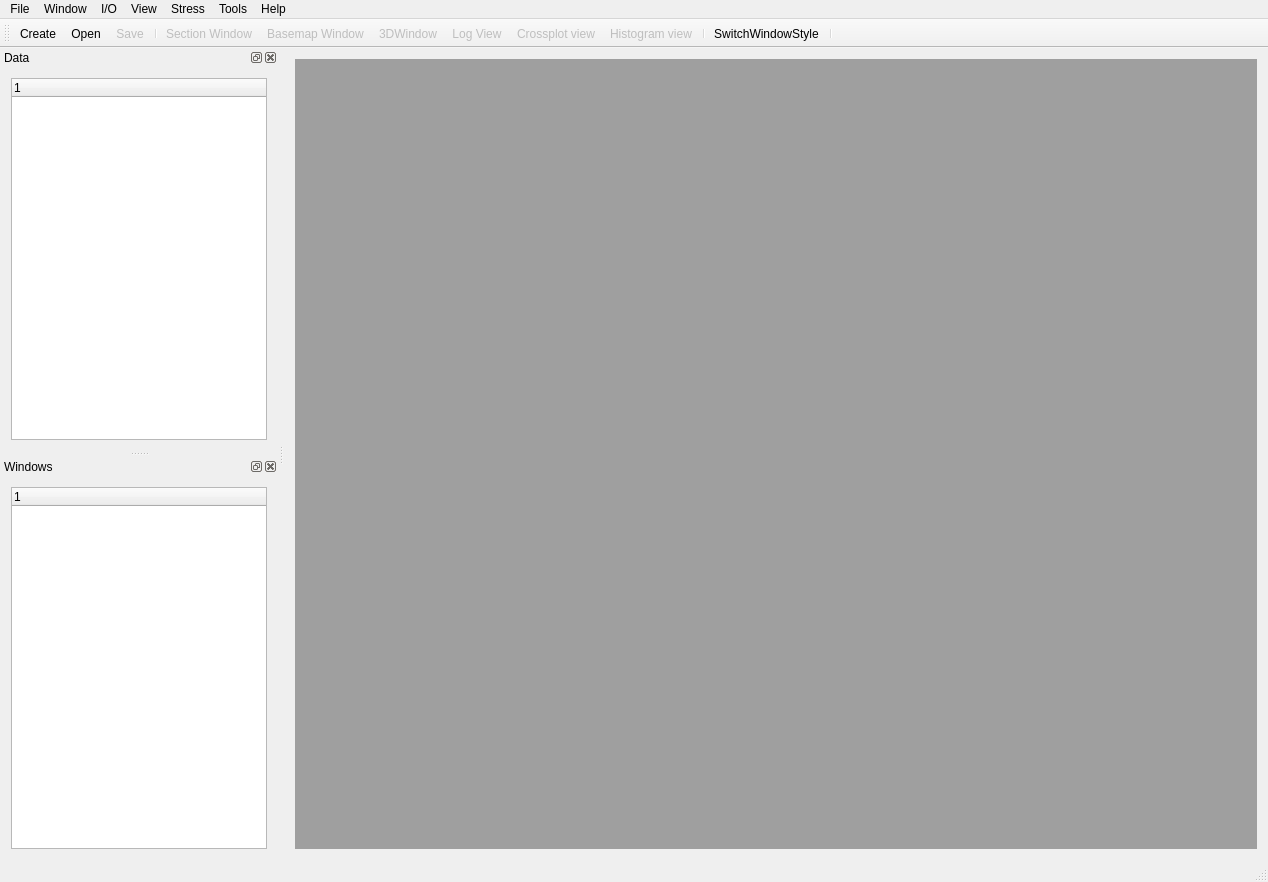
<?xml version="1.0" encoding="UTF-8"?>
<ui version="4.0">
 <class>MainWindowClass</class>
 <widget class="QMainWindow" name="MainWindowClass">
  <property name="geometry">
   <rect>
    <x>0</x>
    <y>0</y>
    <width>1268</width>
    <height>882</height>
   </rect>
  </property>
  <property name="windowTitle">
   <string>XStudio</string>
  </property>
  <widget class="QWidget" name="centralWidget">
   <layout class="QGridLayout" name="gridLayout">
    <item row="0" column="0">
     <widget class="QMdiArea" name="mdiArea"/>
    </item>
   </layout>
  </widget>
  <widget class="QMenuBar" name="menuBar">
   <property name="geometry">
    <rect>
     <x>0</x>
     <y>0</y>
     <width>1268</width>
     <height>21</height>
    </rect>
   </property>
   <property name="sizePolicy">
    <sizepolicy hsizetype="MinimumExpanding" vsizetype="Minimum">
     <horstretch>0</horstretch>
     <verstretch>0</verstretch>
    </sizepolicy>
   </property>
   <widget class="QMenu" name="menuFile">
    <property name="title">
     <string>File</string>
    </property>
    <addaction name="actionNew_Project"/>
    <addaction name="actionOpen_Project"/>
    <addaction name="actionSave_Project"/>
    <addaction name="actionProject_Properties"/>
    <addaction name="separator"/>
    <addaction name="actionExit"/>
   </widget>
   <widget class="QMenu" name="menuWindow">
    <property name="title">
     <string>View</string>
    </property>
    <addaction name="actionLog_View"/>
    <addaction name="actionCrossplot_view"/>
    <addaction name="actionHistogram_Window"/>
    <addaction name="action3DWindow"/>
    <addaction name="actionSection_Window"/>
    <addaction name="actionBasemap_Window"/>
   </widget>
   <widget class="QMenu" name="menuImport">
    <property name="title">
     <string>I/O</string>
    </property>
    <widget class="QMenu" name="menu">
     <property name="title">
      <string>Import Wells</string>
     </property>
     <property name="icon">
      <iconset resource="../xconsole/x.qrc">
       <normaloff>:/Icon/WellFile.png</normaloff>:/Icon/WellFile.png</iconset>
     </property>
     <addaction name="actionImportWellHeader"/>
     <addaction name="actionImportWellPath"/>
     <addaction name="actionImportWellLas"/>
     <addaction name="actionImportWellWis"/>
     <addaction name="actionImportWellXtf"/>
     <addaction name="actionImportWellDlis"/>
     <addaction name="actionImportWellASCIILog"/>
     <addaction name="actionImportWellCheckShot"/>
     <addaction name="actionImportWellTops"/>
    </widget>
    <widget class="QMenu" name="menu_2">
     <property name="title">
      <string>Import Fault</string>
     </property>
     <property name="icon">
      <iconset resource="../xconsole/x.qrc">
       <normaloff>:/Icon/Fault.png</normaloff>:/Icon/Fault.png</iconset>
     </property>
     <addaction name="actionImportFaultStick"/>
     <addaction name="actionImportFaultPolygon"/>
    </widget>
    <addaction name="actionImportSegy"/>
    <addaction name="actionCreateSeismicArea"/>
    <addaction name="actionImport3DSurface"/>
    <addaction name="menu_2"/>
    <addaction name="menu"/>
    <addaction name="actionImportWavelet"/>
    <addaction name="actionImportPoints"/>
    <addaction name="actionImportReservoir"/>
    <addaction name="actionImportFracturePatch"/>
   </widget>
   <widget class="QMenu" name="menuTools">
    <property name="title">
     <string>Tools</string>
    </property>
    <addaction name="actionTheoreticalWavelet"/>
    <addaction name="actionTemplates"/>
    <addaction name="actionUpdateSEGY"/>
   </widget>
   <widget class="QMenu" name="menuHelp">
    <property name="title">
     <string>Help</string>
    </property>
    <addaction name="actionHelp"/>
    <addaction name="actionFAQ"/>
   </widget>
   <widget class="QMenu" name="menuView">
    <property name="title">
     <string>Window</string>
    </property>
   </widget>
   <widget class="QMenu" name="menuStress">
    <property name="title">
     <string>Stress</string>
    </property>
    <addaction name="actionHorizon_Management"/>
    <addaction name="actionStress_Calculation"/>
    <addaction name="actionRegional_Stress_Analysis"/>
    <addaction name="separator"/>
    <addaction name="actionGSBasemap_Window"/>
    <addaction name="actionGSSection_Window"/>
    <addaction name="actionPDG_Window"/>
    <addaction name="separator"/>
    <addaction name="actionAdd_to_tool_bar"/>
   </widget>
   <addaction name="menuFile"/>
   <addaction name="menuView"/>
   <addaction name="menuImport"/>
   <addaction name="menuWindow"/>
   <addaction name="menuStress"/>
   <addaction name="menuTools"/>
   <addaction name="menuHelp"/>
  </widget>
  <widget class="QToolBar" name="mainToolBar">
   <property name="windowTitle">
    <string>工具栏</string>
   </property>
   <property name="autoFillBackground">
    <bool>false</bool>
   </property>
   <property name="iconSize">
    <size>
     <width>32</width>
     <height>32</height>
    </size>
   </property>
   <attribute name="toolBarArea">
    <enum>TopToolBarArea</enum>
   </attribute>
   <attribute name="toolBarBreak">
    <bool>false</bool>
   </attribute>
   <addaction name="actionNew_Project"/>
   <addaction name="actionOpen_Project"/>
   <addaction name="actionSave_Project"/>
   <addaction name="separator"/>
   <addaction name="actionSection_Window"/>
   <addaction name="actionBasemap_Window"/>
   <addaction name="action3DWindow"/>
   <addaction name="actionLog_View"/>
   <addaction name="actionCrossplot_view"/>
   <addaction name="actionHistogram_Window"/>
   <addaction name="separator"/>
   <addaction name="actionSwitchWindowStyle"/>
   <addaction name="separator"/>
  </widget>
  <widget class="QStatusBar" name="statusBar"/>
  <widget class="QDockWidget" name="dockDataTree">
   <property name="windowTitle">
    <string>Data</string>
   </property>
   <attribute name="dockWidgetArea">
    <number>1</number>
   </attribute>
   <widget class="QWidget" name="dockWidgetContents">
    <layout class="QGridLayout" name="gridLayout_2">
     <item row="0" column="0">
      <widget class="CXMainTreeWidget" name="treeWidgetData">
       <column>
        <property name="text">
         <string notr="true">1</string>
        </property>
       </column>
      </widget>
     </item>
    </layout>
   </widget>
  </widget>
  <widget class="QDockWidget" name="dockWindowTree">
   <property name="windowTitle">
    <string>Windows</string>
   </property>
   <attribute name="dockWidgetArea">
    <number>1</number>
   </attribute>
   <widget class="QWidget" name="dockWidgetContents_2">
    <layout class="QGridLayout" name="gridLayout_3">
     <item row="0" column="0">
      <widget class="QTreeWidget" name="treeWidgetWindow">
       <column>
        <property name="text">
         <string notr="true">1</string>
        </property>
       </column>
      </widget>
     </item>
    </layout>
   </widget>
  </widget>
  <action name="actionOpen_Project">
   <property name="icon">
    <iconset resource="../xconsole/x.qrc">
     <normaloff>:/Icon/Folder(open)32.png</normaloff>:/Icon/Folder(open)32.png</iconset>
   </property>
   <property name="text">
    <string>Open...</string>
   </property>
   <property name="toolTip">
    <string>打开已有项目</string>
   </property>
   <property name="shortcut">
    <string>Ctrl+O</string>
   </property>
  </action>
  <action name="actionExit">
   <property name="icon">
    <iconset resource="../xconsole/x.qrc">
     <normaloff>:/Icon/Exit.png</normaloff>:/Icon/Exit.png</iconset>
   </property>
   <property name="text">
    <string>Exit</string>
   </property>
   <property name="shortcut">
    <string>Ctrl+Q</string>
   </property>
  </action>
  <action name="actionSave_Project">
   <property name="enabled">
    <bool>false</bool>
   </property>
   <property name="icon">
    <iconset resource="../xconsole/x.qrc">
     <normaloff>:/Icon/Save32.png</normaloff>:/Icon/Save32.png</iconset>
   </property>
   <property name="text">
    <string>Save</string>
   </property>
   <property name="toolTip">
    <string>保存当前项目</string>
   </property>
   <property name="shortcut">
    <string>Ctrl+S</string>
   </property>
  </action>
  <action name="actionNew_Project">
   <property name="icon">
    <iconset resource="../xconsole/x.qrc">
     <normaloff>:/Icon/New32.png</normaloff>:/Icon/New32.png</iconset>
   </property>
   <property name="text">
    <string>Create...</string>
   </property>
   <property name="shortcut">
    <string>Ctrl+N</string>
   </property>
  </action>
  <action name="actionHistogram_Window">
   <property name="enabled">
    <bool>false</bool>
   </property>
   <property name="icon">
    <iconset resource="../xconsole/x.qrc">
     <normaloff>:/Icon/Histogram32.png</normaloff>:/Icon/Histogram32.png</iconset>
   </property>
   <property name="text">
    <string>Histogram view...</string>
   </property>
   <property name="toolTip">
    <string>创建直方图窗口</string>
   </property>
  </action>
  <action name="actionTemplates">
   <property name="icon">
    <iconset resource="../xconsole/x.qrc">
     <normaloff>:/Icon/Setting.png</normaloff>:/Icon/Setting.png</iconset>
   </property>
   <property name="text">
    <string>Templates...</string>
   </property>
   <property name="shortcut">
    <string>Ctrl+T</string>
   </property>
  </action>
  <action name="actionLog_View">
   <property name="enabled">
    <bool>false</bool>
   </property>
   <property name="icon">
    <iconset resource="../xconsole/x.qrc">
     <normaloff>:/Icon/Logview32.png</normaloff>:/Icon/Logview32.png</iconset>
   </property>
   <property name="text">
    <string>Log View...</string>
   </property>
   <property name="toolTip">
    <string>创建曲线回放窗口</string>
   </property>
  </action>
  <action name="actionCrossplot_view">
   <property name="enabled">
    <bool>false</bool>
   </property>
   <property name="icon">
    <iconset resource="../xconsole/x.qrc">
     <normaloff>:/Icon/Crossplot32.png</normaloff>:/Icon/Crossplot32.png</iconset>
   </property>
   <property name="text">
    <string>Crossplot view...</string>
   </property>
   <property name="toolTip">
    <string>创建交会图窗口</string>
   </property>
  </action>
  <action name="actionHelp">
   <property name="icon">
    <iconset resource="../xconsole/x.qrc">
     <normaloff>:/Icon/Question4.png</normaloff>:/Icon/Question4.png</iconset>
   </property>
   <property name="text">
    <string>Help...</string>
   </property>
  </action>
  <action name="actionImportWellHeader">
   <property name="icon">
    <iconset resource="../xconsole/x.qrc">
     <normaloff>:/Icon/WellFile.png</normaloff>:/Icon/WellFile.png</iconset>
   </property>
   <property name="text">
    <string>Import Wellhead...</string>
   </property>
  </action>
  <action name="actionImportWellPath">
   <property name="icon">
    <iconset resource="../xconsole/x.qrc">
     <normaloff>:/Icon/WellFile.png</normaloff>:/Icon/WellFile.png</iconset>
   </property>
   <property name="text">
    <string>Import Path...</string>
   </property>
  </action>
  <action name="actionImportWellLas">
   <property name="icon">
    <iconset resource="../xconsole/x.qrc">
     <normaloff>:/Icon/WellFile.png</normaloff>:/Icon/WellFile.png</iconset>
   </property>
   <property name="text">
    <string>Import Las...</string>
   </property>
  </action>
  <action name="actionImportWellTops">
   <property name="icon">
    <iconset resource="../xconsole/x.qrc">
     <normaloff>:/Icon/WellFile.png</normaloff>:/Icon/WellFile.png</iconset>
   </property>
   <property name="text">
    <string>Import Tops...</string>
   </property>
  </action>
  <action name="actionImportFaultStick">
   <property name="icon">
    <iconset resource="../xconsole/x.qrc">
     <normaloff>:/Icon/Fault.png</normaloff>:/Icon/Fault.png</iconset>
   </property>
   <property name="text">
    <string>Import FaultStick...</string>
   </property>
  </action>
  <action name="actionImportFaultPolygon">
   <property name="icon">
    <iconset resource="../xconsole/x.qrc">
     <normaloff>:/Icon/FaultPolygon.png</normaloff>:/Icon/FaultPolygon.png</iconset>
   </property>
   <property name="text">
    <string>Import Fault Polygon...</string>
   </property>
  </action>
  <action name="actionImportPoints">
   <property name="icon">
    <iconset resource="../xconsole/x.qrc">
     <normaloff>:/Icon/Points.png</normaloff>:/Icon/Points.png</iconset>
   </property>
   <property name="text">
    <string>Import Points...</string>
   </property>
  </action>
  <action name="action3DWindow">
   <property name="enabled">
    <bool>false</bool>
   </property>
   <property name="icon">
    <iconset resource="../xconsole/x.qrc">
     <normaloff>:/Icon/3DWindow32.png</normaloff>:/Icon/3DWindow32.png</iconset>
   </property>
   <property name="text">
    <string>3DWindow...</string>
   </property>
   <property name="toolTip">
    <string>创建3DWindow</string>
   </property>
  </action>
  <action name="actionImport3DSurface">
   <property name="icon">
    <iconset resource="../xconsole/x.qrc">
     <normaloff>:/Icon/Surface.png</normaloff>:/Icon/Surface.png</iconset>
   </property>
   <property name="text">
    <string>Import 3D Horizon...</string>
   </property>
   <property name="iconText">
    <string>Import 3-D Horizon</string>
   </property>
   <property name="toolTip">
    <string>Import 3-D Horizon</string>
   </property>
  </action>
  <action name="actionImportSegy">
   <property name="icon">
    <iconset resource="../xconsole/x.qrc">
     <normaloff>:/Icon/Seismic.png</normaloff>:/Icon/Seismic.png</iconset>
   </property>
   <property name="text">
    <string>Import Seismic...</string>
   </property>
  </action>
  <action name="actionSection_Window">
   <property name="enabled">
    <bool>false</bool>
   </property>
   <property name="icon">
    <iconset resource="../xconsole/x.qrc">
     <normaloff>:/Icon/SectionWindow32.png</normaloff>:/Icon/SectionWindow32.png</iconset>
   </property>
   <property name="text">
    <string>Section Window...</string>
   </property>
   <property name="toolTip">
    <string>Create 2D Section Window</string>
   </property>
  </action>
  <action name="actionBasemap_Window">
   <property name="enabled">
    <bool>false</bool>
   </property>
   <property name="icon">
    <iconset resource="../xconsole/x.qrc">
     <normaloff>:/Icon/BasemapWindow32.png</normaloff>:/Icon/BasemapWindow32.png</iconset>
   </property>
   <property name="text">
    <string>Basemap Window...</string>
   </property>
   <property name="toolTip">
    <string>New Base Map Window</string>
   </property>
  </action>
  <action name="actionCreateSeismicArea">
   <property name="icon">
    <iconset resource="../xconsole/x.qrc">
     <normaloff>:/Icon/Seismic.png</normaloff>:/Icon/Seismic.png</iconset>
   </property>
   <property name="text">
    <string>Create Survey...</string>
   </property>
  </action>
  <action name="actionImportReservoir">
   <property name="icon">
    <iconset resource="../xconsole/x.qrc">
     <normaloff>:/Icon/ReservoirModel.png</normaloff>:/Icon/ReservoirModel.png</iconset>
   </property>
   <property name="text">
    <string>Import Geomodel...</string>
   </property>
  </action>
  <action name="actionImportWellASCIILog">
   <property name="icon">
    <iconset resource="../xconsole/x.qrc">
     <normaloff>:/Icon/WellFile.png</normaloff>:/Icon/WellFile.png</iconset>
   </property>
   <property name="text">
    <string>Import ASCII...</string>
   </property>
  </action>
  <action name="actionProject_Properties">
   <property name="icon">
    <iconset resource="../xconsole/x.qrc">
     <normaloff>:/Icon/ProjectProperties.png</normaloff>:/Icon/ProjectProperties.png</iconset>
   </property>
   <property name="text">
    <string>Option...</string>
   </property>
  </action>
  <action name="actionSwitchWindowStyle">
   <property name="checkable">
    <bool>true</bool>
   </property>
   <property name="icon">
    <iconset resource="../xconsole/x.qrc">
     <normaloff>:/Icon/TopLevel32.png</normaloff>:/Icon/TopLevel32.png</iconset>
   </property>
   <property name="text">
    <string>SwitchWindowStyle</string>
   </property>
   <property name="toolTip">
    <string>Switch Window Style</string>
   </property>
  </action>
  <action name="actionImportWellWis">
   <property name="icon">
    <iconset resource="../xconsole/x.qrc">
     <normaloff>:/Icon/WellFile.png</normaloff>:/Icon/WellFile.png</iconset>
   </property>
   <property name="text">
    <string>Import WIS...</string>
   </property>
  </action>
  <action name="actionImportWellXtf">
   <property name="icon">
    <iconset resource="../xconsole/x.qrc">
     <normaloff>:/Icon/WellFile.png</normaloff>:/Icon/WellFile.png</iconset>
   </property>
   <property name="text">
    <string>Import XTF...</string>
   </property>
  </action>
  <action name="actionFAQ">
   <property name="enabled">
    <bool>true</bool>
   </property>
   <property name="icon">
    <iconset resource="../xconsole/x.qrc">
     <normaloff>:/Icon/Question4.png</normaloff>:/Icon/Question4.png</iconset>
   </property>
   <property name="text">
    <string>About...</string>
   </property>
   <property name="toolTip">
    <string>About</string>
   </property>
  </action>
  <action name="actionImportWellDlis">
   <property name="icon">
    <iconset resource="../xconsole/x.qrc">
     <normaloff>:/Icon/WellFile.png</normaloff>:/Icon/WellFile.png</iconset>
   </property>
   <property name="text">
    <string>Import DLIS...</string>
   </property>
  </action>
  <action name="actionHorizon_Management">
   <property name="icon">
    <iconset resource="../xconsole/x.qrc">
     <normaloff>:/Icon/Horizon2.png</normaloff>:/Icon/Horizon2.png</iconset>
   </property>
   <property name="text">
    <string>Horizon Management...</string>
   </property>
  </action>
  <action name="actionStress_Calculation">
   <property name="icon">
    <iconset resource="../xconsole/x.qrc">
     <normaloff>:/Icon/Stress.png</normaloff>:/Icon/Stress.png</iconset>
   </property>
   <property name="text">
    <string>Stress Calculation...</string>
   </property>
  </action>
  <action name="actionPDG_Window">
   <property name="icon">
    <iconset resource="../xconsole/x.qrc">
     <normaloff>:/Icon/PDG.png</normaloff>:/Icon/PDG.png</iconset>
   </property>
   <property name="text">
    <string>PDG Window...</string>
   </property>
   <property name="visible">
    <bool>true</bool>
   </property>
  </action>
  <action name="actionGSBasemap_Window">
   <property name="icon">
    <iconset resource="../xconsole/x.qrc">
     <normaloff>:/Icon/GSBasemapWindow.png</normaloff>:/Icon/GSBasemapWindow.png</iconset>
   </property>
   <property name="text">
    <string>GSBasemap Window...</string>
   </property>
  </action>
  <action name="actionGSSection_Window">
   <property name="icon">
    <iconset resource="../xconsole/x.qrc">
     <normaloff>:/Icon/GSSectionWindow.png</normaloff>:/Icon/GSSectionWindow.png</iconset>
   </property>
   <property name="text">
    <string>GSSection Window...</string>
   </property>
  </action>
  <action name="actionRegional_Stress_Analysis">
   <property name="icon">
    <iconset resource="../xconsole/x.qrc">
     <normaloff>:/Icon/Global.png</normaloff>:/Icon/Global.png</iconset>
   </property>
   <property name="text">
    <string>Regional Stress Analysis...</string>
   </property>
  </action>
  <action name="actionAdd_to_tool_bar">
   <property name="checkable">
    <bool>true</bool>
   </property>
   <property name="text">
    <string>Show on Tool Bar</string>
   </property>
   <property name="toolTip">
    <string>Show on tool bar</string>
   </property>
  </action>
  <action name="actionImportWellCheckShot">
   <property name="icon">
    <iconset resource="../xconsole/x.qrc">
     <normaloff>:/Icon/WellFile.png</normaloff>:/Icon/WellFile.png</iconset>
   </property>
   <property name="text">
    <string>Import Check Shot...</string>
   </property>
   <property name="toolTip">
    <string>Import check shot data</string>
   </property>
  </action>
  <action name="actionTMInversion">
   <property name="icon">
    <iconset resource="../xconsole/x.qrc">
     <normaloff>:/Icon/Calculator.png</normaloff>:/Icon/Calculator.png</iconset>
   </property>
   <property name="text">
    <string>TMInversion</string>
   </property>
  </action>
  <action name="actionImportWavelet">
   <property name="icon">
    <iconset resource="../xconsole/x.qrc">
     <normaloff>:/Icon/WaveletFile.png</normaloff>:/Icon/WaveletFile.png</iconset>
   </property>
   <property name="text">
    <string>Import Wavelet...</string>
   </property>
   <property name="toolTip">
    <string>Import wavelet from file</string>
   </property>
  </action>
  <action name="actionTheoreticalWavelet">
   <property name="icon">
    <iconset resource="../xconsole/x.qrc">
     <normaloff>:/Icon/Wavelet.png</normaloff>:/Icon/Wavelet.png</iconset>
   </property>
   <property name="text">
    <string>Theoretical Wavlet...</string>
   </property>
   <property name="toolTip">
    <string>Create theoretical wavelet</string>
   </property>
  </action>
  <action name="actionUpdateSEGY">
   <property name="icon">
    <iconset resource="../xconsole/x.qrc">
     <normaloff>:/Icon/Seismic.png</normaloff>:/Icon/Seismic.png</iconset>
   </property>
   <property name="text">
    <string>UpdateSEGY</string>
   </property>
  </action>
  <action name="actionImportFracturePatch">
   <property name="icon">
    <iconset resource="../xconsole/x.qrc">
     <normaloff>:/Icon/FracturePatch.png</normaloff>:/Icon/FracturePatch.png</iconset>
   </property>
   <property name="text">
    <string>Import Fracture Patches...</string>
   </property>
   <property name="toolTip">
    <string>Import Fracture Patches</string>
   </property>
  </action>
 </widget>
 <layoutdefault spacing="6" margin="11"/>
 <customwidgets>
  <customwidget>
   <class>CXMainTreeWidget</class>
   <extends>QTreeWidget</extends>
   <header location="global">xmaintreewidget.h</header>
  </customwidget>
 </customwidgets>
 <resources>
  <include location="../xconsole/x.qrc"/>
 </resources>
 <connections/>
</ui>
